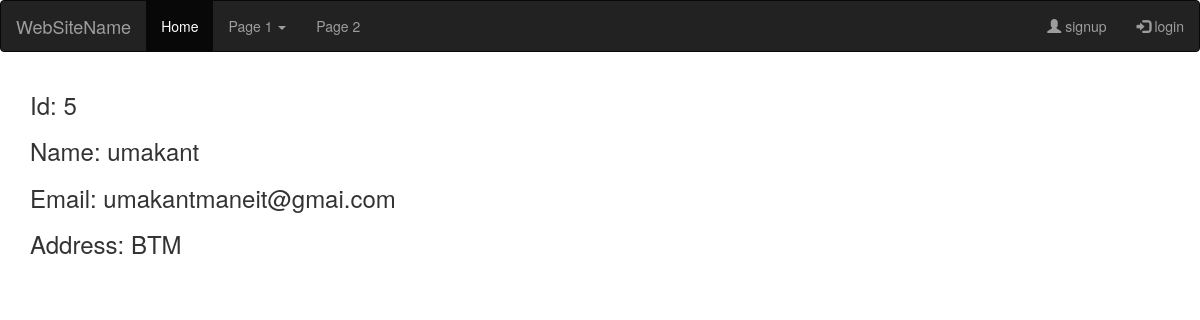
Page /view?id=5 on the committed database.
### crud/models.py (models this page shows, shortened)
class Employee(models.Model):
    emp_name = models.CharField(max_length=50)
    emp_email = models.EmailField(unique=True)
    emp_address = models.CharField(max_length=250)
    class Meta:
        db_table = 'emp'

### crud/views.py (the view)
# urls.py: url(r'^view$', views.view),
def view(request):
    data = Employee.objects.get(id=request.GET['id'])
    return render(request, 'crud/view.html', {'data':data})

### crud/templates/crud/view.html
{% extends 'layout.html' %}
{% block content %}
 <h3> Id: {{ data.id }}</h3>
<h3> Name: {{ data.emp_name }}</h3>
<h3> Email: {{ data.emp_email }}</h3>
<h3> Address: {{ data.emp_address }}</h3>
{% endblock %}

### rows in the picture
Employee: id "5", emp_name "umakant", emp_email "umakantmaneit@gmai.com", emp_address "BTM"
